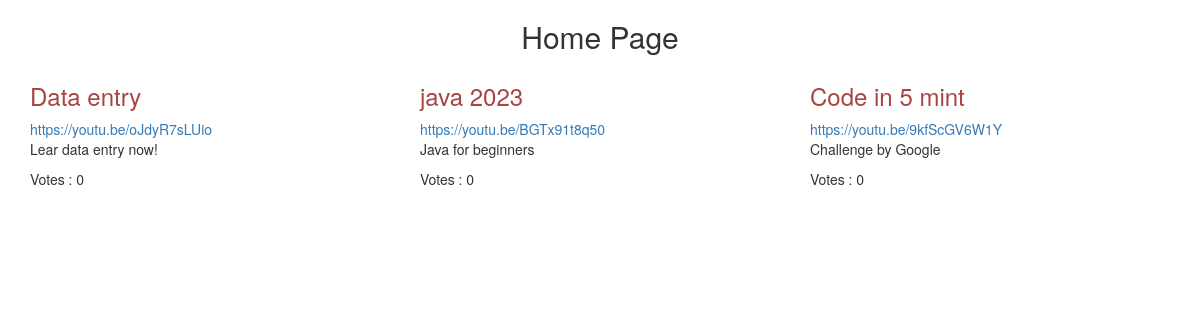
The page / on the database its author committed.
### juke_list/models.py (models this page shows)
class Video(models.Model):
    tags = models.CharField(max_length=50)
    link = models.CharField(max_length=500)
    thumbnail = models.CharField(max_length=100)
    votes = models.IntegerField(default=0)

### juke_list/views.py (the view)
# urls.py: 2. Add a URL to urlpatterns:  path('', views.home, name='home')
def home(request):
    video = Video.objects.all()
    context = {
        'video' : video,
    }
    return render(request,'home.html',context)

### template/home.html (shortened to what this page needs)
<!DOCTYPE html>
<html lang="en">
<head>
    <link rel="stylesheet" href="https://maxcdn.bootstrapcdn.com/bootstrap/3.4.1/css/bootstrap.min.css">
</head>
<body>
    <h2 class="text-center">Home Page</h2>
    <div class="container">
        <div class="row">
        {% for v in video %}
        <div class="col-md-4">
            <div class="card bd-dark" style="width: 18rem;">
                <div class="card-body">
                <h3 class="card-title text-danger">{{v.tags}}</h3>
                <a href="{{v.link}}" class="card-link">{{v.link}}</a>
                <p class="card-text">{{v.thumbnail}}</p>
                <p>Votes : {{v.votes}}</p>
                </div>
            </div>
        </div>
      {% endfor %}
      </div>
    </div>
</body>
</html>

### rows shown on the page
Video: tags "Data entry", link "https://youtu.be/oJdyR7sLUio", thumbnail "Lear data entry now!", votes "0"
Video: tags "java 2023", link "https://youtu.be/BGTx91t8q50", thumbnail "Java for beginners", votes "0"
Video: tags "Code in 5 mint", link "https://youtu.be/9kfScGV6W1Y", thumbnail "Challenge by Google", votes "0"
